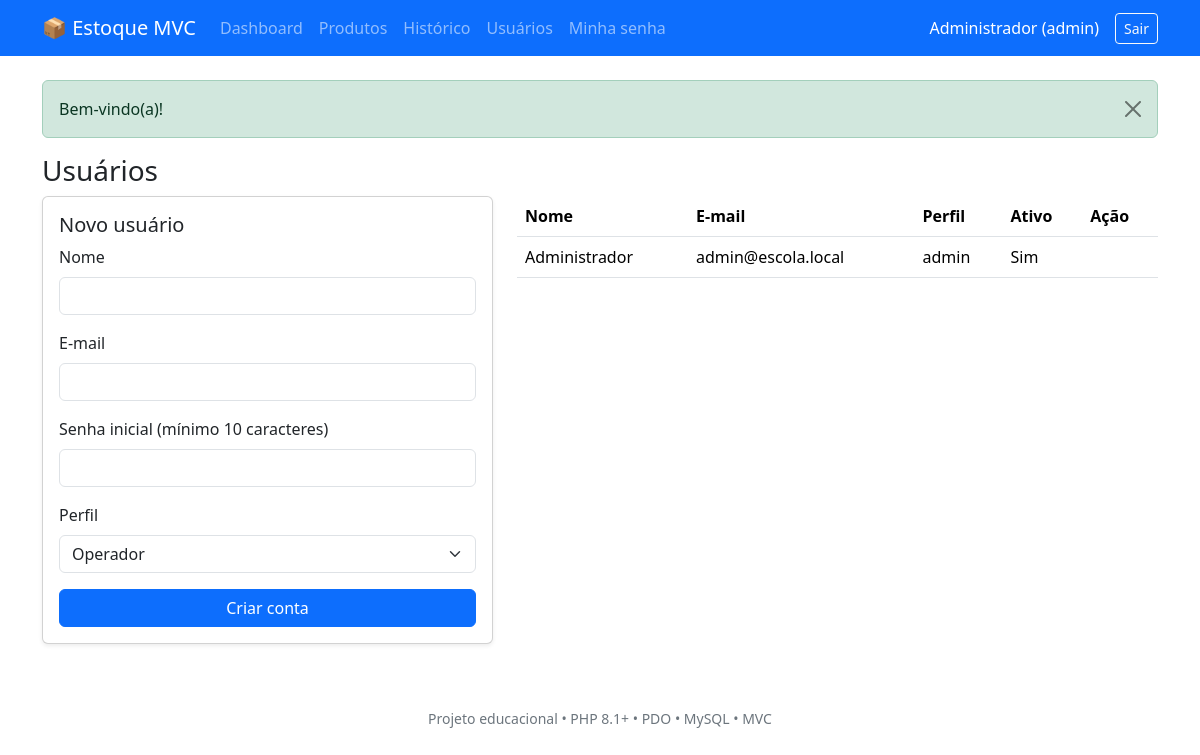
Screenshot of /index.php?r=users (signed in) with the database file from the repository.
### tables this page shows
CREATE TABLE IF NOT EXISTS usuarios (
 id INT UNSIGNED AUTO_INCREMENT PRIMARY KEY,
 nome VARCHAR(100) NOT NULL,
 email VARCHAR(150) NOT NULL UNIQUE,
 senha_hash VARCHAR(255) NOT NULL,
 perfil ENUM('admin','operador') NOT NULL DEFAULT 'operador',
 ativo TINYINT(1) NOT NULL DEFAULT 1,
 criado_em TIMESTAMP DEFAULT CURRENT_TIMESTAMP
);

### app/core/View.php (called while the page is built, shortened)
<?php
final class View {
 public static function render(string $template,array $data=[]):void {
  $file=dirname(__DIR__).'/Views/'.$template.'.php';
  extract($data,EXTR_SKIP);
  require dirname(__DIR__).'/Views/layout/header.php';
  require $file;
  require dirname(__DIR__).'/Views/layout/footer.php';
 }
}

### app/Controllers/UserController.php (called while the page is built, shortened)
<?php
final class UserController {
 public function index():void {
  View::render('users/index',['title'=>'Usuários','users'=>(new User())->all()]);
 }
}

### public/index.php (called while the page is built, shortened)
<?php
require dirname(__DIR__).'/app/bootstrap.php';
$routes = [
    'login'=>['GET',AuthController::class,'form'], 'login.submit'=>['POST',AuthController::class,'login'],
    'logout'=>['POST',AuthController::class,'logout'], 'password'=>['GET',AuthController::class,'passwordForm'],
    'password.save'=>['POST',AuthController::class,'changePassword'],
    'dashboard'=>['GET',DashboardController::class,'index'],
    'products'=>['GET',ProductController::class,'index'],
    'products.create'=>['GET',ProductController::class,'form'],
    'products.edit'=>['GET',ProductController::class,'form'],
    'products.save'=>['POST',ProductController::class,'save'],
    'products.delete'=>['POST',ProductController::class,'delete'],
    'movements'=>['GET',MovementController::class,'index'],
    'movements.create'=>['GET',MovementController::class,'form'],
    'movements.save'=>['POST',MovementController::class,'save'],
    'users'=>['GET',UserController::class,'index'],
    'users.save'=>['POST',UserController::class,'save'],
    'users.toggle'=>['POST',UserController::class,'toggle'],
   ];
   $route=(string)($_GET['r']??'dashboard');
   [$method,$controller,$action]=$routes[$route];
   try {(new $controller())->$action();}
   catch (Throwable $e) {
    error_log((string)$e);
    http_response_code(500);
    exit('Falha interna. Consulte o registro de erros do PHP.');
   }

### app/bootstrap.php (called while the page is built, shortened)
<?php
function e(?string $v):string{return htmlspecialchars((string)$v,ENT_QUOTES|ENT_SUBSTITUTE,'UTF-8');}
function url(string $route,array $args=[]):string{return 'index.php?'.http_build_query(array_merge(['r'=>$route],$args));}
function takeFlash():?array{$f=$_SESSION['flash']??null;unset($_SESSION['flash']);return $f;}
function positiveId(mixed $v):?int{$n=filter_var($v,FILTER_VALIDATE_INT,['options'=>['min_range'=>1]]);return $n===false?null:$n;}

### app/core/Auth.php (called while the page is built, shortened)
<?php
final class Auth {
 public static function user():?array {
  $id=positiveId($_SESSION['user_id']??null);
  $u=(new User())->find($id);
  return $u;
 }
  }

### app/core/Database.php (called while the page is built, shortened)
<?php
final class Database {
    private static ?PDO $pdo=null;
    public static function connection():PDO {
        if(self::$pdo!==null)return self::$pdo;
        $host=getenv('DB_HOST')?:'127.0.0.1';
        $name=getenv('DB_NAME')?:'estoque_didatico';
        $user=getenv('DB_USER')?:'root';
        $pass=getenv('DB_PASS')?:'';
        self::$pdo=new PDO("mysql:host={$host};dbname={$name};charset=utf8mb4",$user,$pass,[
            PDO::ATTR_ERRMODE=>PDO::ERRMODE_EXCEPTION,
            PDO::ATTR_DEFAULT_FETCH_MODE=>PDO::FETCH_ASSOC,
            PDO::ATTR_EMULATE_PREPARES=>false
        ]);
        return self::$pdo;
    }
}

### app/models/User.php (called while the page is built, shortened)
<?php
final class User {
 public function find(int $id):?array {
  $s=Database::connection()->prepare('SELECT * FROM usuarios WHERE id=?');
  $s->execute([$id]);return $s->fetch()?:null;
 }
 public function all():array {return Database::connection()->query('SELECT id,nome,email,perfil,ativo,criado_em FROM usuarios ORDER BY id')->fetchAll();}
}

### app/Views/users/index.php (the view, shortened to what this page needs)
<h1 class="h3">Usuários</h1><div class="row g-4"><div class="col-lg-5">
<form class="card card-body shadow-sm needs-validation" novalidate method="post" action="<?= e(url('users.save')) ?>"><h2 class="h5">Novo usuário</h2><?= Csrf::field() ?>
<div class="mb-3"><label class="form-label" for="nome">Nome</label><input class="form-control" id="nome" name="nome" maxlength="100" required></div>
<div class="mb-3"><label class="form-label" for="email">E-mail</label><input class="form-control" id="email" name="email" type="email" maxlength="150" required></div>
<div class="mb-3"><label class="form-label" for="senha">Senha inicial (mínimo 10 caracteres)</label><input class="form-control" id="senha" name="senha" type="password" minlength="10" required autocomplete="new-password"></div>
<div class="mb-3"><label class="form-label" for="perfil">Perfil</label><select class="form-select" name="perfil" id="perfil"><option value="operador">Operador</option><option value="admin">Administrador</option></select></div><button class="btn btn-primary">Criar conta</button></form></div>
<div class="col-lg-7"><div class="table-responsive"><table class="table align-middle"><thead><tr><th>Nome</th><th>E-mail</th><th>Perfil</th><th>Ativo</th><th>Ação</th></tr></thead><tbody>
<?php foreach($users as $u): ?><tr><td><?= e($u['nome']) ?></td><td><?= e($u['email']) ?></td><td><?= e($u['perfil']) ?></td><td><?= (int)$u['ativo']?'Sim':'Não' ?></td><td>
</td></tr><?php endforeach; ?>
</tbody></table></div></div></div>

### app/Views/layout/header.php (shortened to what this page needs)
<?php
$current=Auth::user();
?><!doctype html><html lang="pt-BR"><head><meta charset="utf-8">
<link rel="stylesheet" href="https://cdn.jsdelivr.net/npm/bootstrap@5.3.3/dist/css/bootstrap.min.css">
<link rel="stylesheet" href="assets/css/estilo.css"></head><body>
<?php if(empty($guest)): ?>
<nav class="navbar navbar-expand-lg navbar-dark bg-primary mb-4"><div class="container">
<a class="navbar-brand" href="<?= e(url('dashboard')) ?>">📦 Estoque MVC</a>
<div class="collapse navbar-collapse" id="menu"><div class="navbar-nav me-auto">
<a class="nav-link" href="<?= e(url('dashboard')) ?>">Dashboard</a>
<a class="nav-link" href="<?= e(url('products')) ?>">Produtos</a>
<a class="nav-link" href="<?= e(url('movements')) ?>">Histórico</a>
<?php if($current&&$current['perfil']==='admin'): ?><a class="nav-link" href="<?= e(url('users')) ?>">Usuários</a><?php endif; ?>
<a class="nav-link" href="<?= e(url('password')) ?>">Minha senha</a></div>
<span class="navbar-text text-white me-3"><?= e($current['nome']??'') ?> (<?= e($current['perfil']??'') ?>)</span>
<form method="post" action="<?= e(url('logout')) ?>" class="m-0"><?= Csrf::field() ?><button class="btn btn-outline-light btn-sm">Sair</button></form>
</div></div></nav><?php endif; ?>
<main class="container pb-5">
<?php $flash=takeFlash();if($flash): ?>
<div class="alert alert-<?= e(in_array($flash['type'],['success','danger','warning','info'],true)?$flash['type']:'info') ?> alert-dismissible fade show" role="alert"><?= e($flash['message']) ?><button type="button" class="btn-close" data-bs-dismiss="alert" aria-label="Fechar"></button></div>
<?php endif; ?>

### rows the page displays
usuarios: nome "Administrador", perfil "admin", email "admin@escola.local", ativo "Sim"

### other values shown
$flash['message'] "Bem-vindo(a)!"
